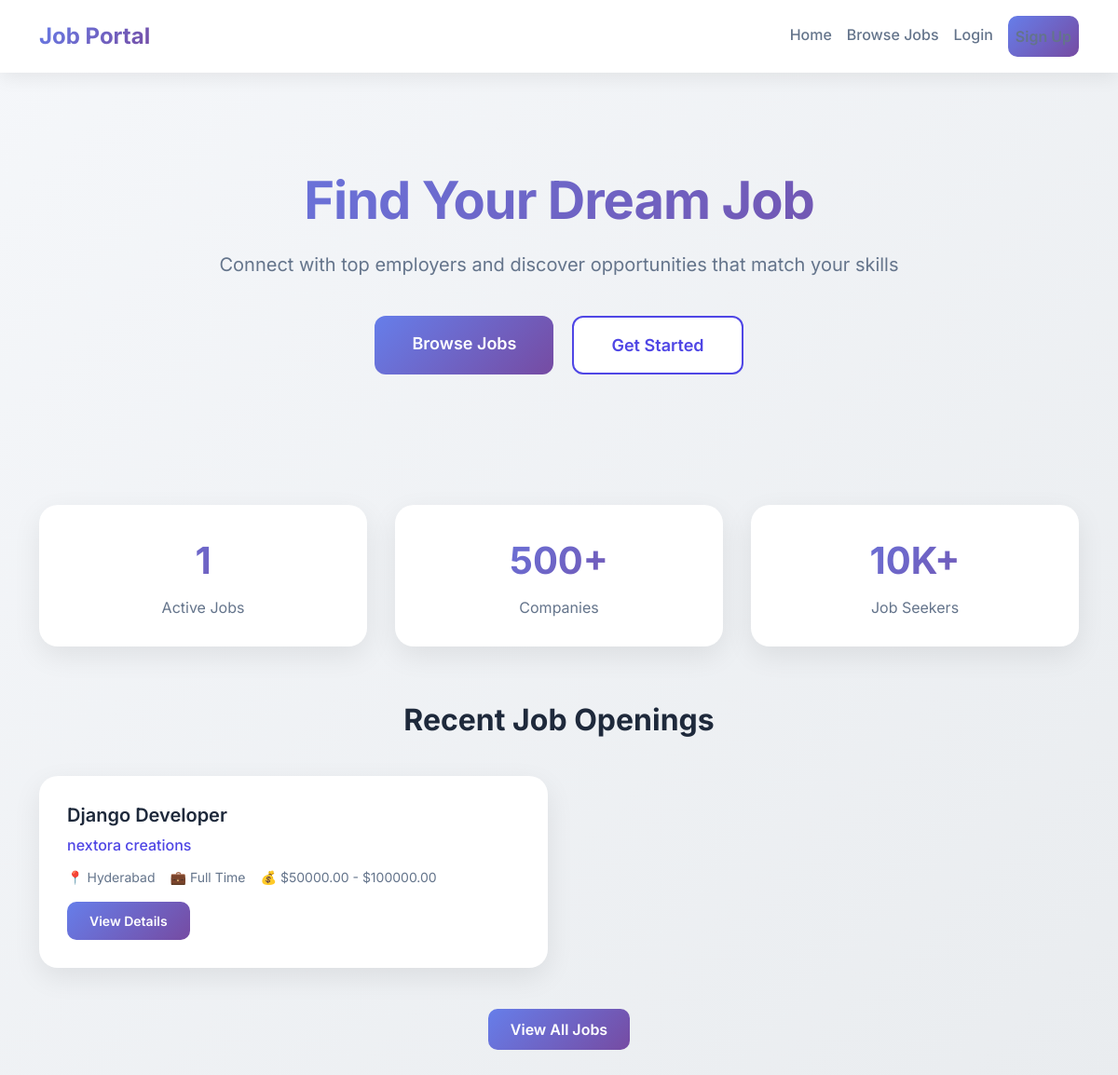
The page / on the database its author committed.
### jobs/models.py (models this page shows, shortened)
class Job(models.Model):
    JOB_TYPE_CHOICES = (
        ('full_time', 'Full Time'),
        ('part_time', 'Part Time'),
        ('contract', 'Contract'),
        ('internship', 'Internship'),
    )
    employer = models.ForeignKey(Employer, on_delete=models.CASCADE, related_name='jobs')
    title = models.CharField(max_length=200)
    description = models.TextField()
    requirements = models.TextField()
    location = models.CharField(max_length=200)
    job_type = models.CharField(max_length=20, choices=JOB_TYPE_CHOICES)
    salary_min = models.DecimalField(max_digits=10, decimal_places=2, null=True, blank=True)
    salary_max = models.DecimalField(max_digits=10, decimal_places=2, null=True, blank=True)
    posted_date = models.DateTimeField(default=timezone.now)
    deadline = models.DateField(null=True, blank=True)
    is_active = models.BooleanField(default=True)
    class Meta:
        ordering = ['-posted_date']

### accounts/models.py (models this page shows, shortened)
class Employer(models.Model):
    user = models.OneToOneField(User, on_delete=models.CASCADE, related_name='employer_profile')
    company_name = models.CharField(max_length=200)
    company_description = models.TextField(blank=True)
    website = models.URLField(blank=True)
    location = models.CharField(max_length=200)
    phone = models.CharField(max_length=20)
    logo = models.ImageField(upload_to='company_logos/', blank=True, null=True)

### jobs/views.py (the view)
# urls.py: path('', views.home, name='home'),
def home(request):
    recent_jobs = Job.objects.filter(is_active=True)[:6]
    total_jobs = Job.objects.filter(is_active=True).count()
    return render(request, 'home.html', {'recent_jobs': recent_jobs, 'total_jobs': total_jobs})

### templates/home.html (shortened to what this page needs)
{% extends 'base.html' %}
{% block content %}
<div class="hero-section">
    <h1>Find Your Dream Job</h1>
    <p>Connect with top employers and discover opportunities that match your skills</p>
    <div class="hero-buttons">
        <a href="{% url 'job_list' %}" class="hero-btn btn-gradient">Browse Jobs</a>
        {% if not user.is_authenticated %}
        <a href="{% url 'select_user_type' %}" class="hero-btn btn-outline">Get Started</a>
        {% endif %}
    </div>
</div>
<div class="stats-section">
    <div class="stat-card">
        <div class="stat-number">{{ total_jobs }}</div>
        <div class="stat-label">Active Jobs</div>
    </div>
    <div class="stat-card">
        <div class="stat-number">500+</div>
        <div class="stat-label">Companies</div>
    </div>
    <div class="stat-card">
        <div class="stat-number">10K+</div>
        <div class="stat-label">Job Seekers</div>
    </div>
</div>
{% if recent_jobs %}
<div class="jobs-section">
    <h2 class="section-title">Recent Job Openings</h2>
    <div class="row">
        {% for job in recent_jobs %}
        <div class="col-md-6">
            <div class="job-card">
                <h3 class="job-title">{{ job.title }}</h3>
                <div class="job-company">{{ job.employer.company_name }}</div>
                <div class="job-meta">
                    <span>📍 {{ job.location }}</span>
                    <span>💼 {{ job.get_job_type_display }}</span>
                    {% if job.salary_min %}
                    <span>💰 ${{ job.salary_min }} - ${{ job.salary_max }}</span>
                    {% endif %}
                </div>
                <a href="{% url 'job_detail' job.id %}" class="btn btn-primary btn-sm">View Details</a>
            </div>
        </div>
        {% endfor %}
    </div>
    <div class="text-center mt-4">
        <a href="{% url 'job_list' %}" class="btn btn-primary">View All Jobs</a>
    </div>
</div>
{% endif %}
{% endblock %}

### templates/base.html (style rules this page uses)
:root { --primary: #4f46e5; --primary-dark: #4338ca; --bg-gradient: linear-gradient(135deg, #667eea 0%, #764ba2 100%); --card-shadow: 0 20px 60px rgba(79, 70, 229, 0.15); }
* { margin: 0; padding: 0; box-sizing: border-box; }
body { font-family: 'Inter', sans-serif; background: linear-gradient(135deg, #f5f7fa 0%, #e9ecef 100%); min-height: 100vh; }
.btn-primary { background: var(--bg-gradient); border: none; padding: 10px 24px; font-weight: 600; border-radius: 10px; transition: all 0.3s ease; }

### templates/home.html (style rules this page uses)
.hero-section { text-align: center; padding: 80px 20px; animation: fadeInDown 0.8s ease; }
.hero-section h1 { font-size: 3.5rem; font-weight: 700; background: var(--bg-gradient); -webkit-background-clip: text; -webkit-text-fill-color: transparent; background-clip: text; margin-bottom: 20px; letter-spacing: -1px; }
.hero-section p { font-size: 1.25rem; color: #64748b; margin-bottom: 40px; }
.hero-buttons { display: flex; gap: 20px; justify-content: center; flex-wrap: wrap; }
.hero-btn { padding: 16px 40px; font-size: 1.125rem; font-weight: 600; border-radius: 12px; transition: all 0.3s ease; text-decoration: none; }
.btn-gradient { background: var(--bg-gradient); color: white; border: none; }
.btn-outline { background: white; color: var(--primary); border: 2px solid var(--primary); }
.stats-section { display: grid; grid-template-columns: repeat(auto-fit, minmax(200px, 1fr)); gap: 30px; margin: 60px 0; }
.stat-card { background: white; padding: 30px; border-radius: 20px; text-align: center; box-shadow: 0 10px 30px rgba(0, 0, 0, 0.08); }
.stat-number { font-size: 2.5rem; font-weight: 700; background: var(--bg-gradient); -webkit-background-clip: text; -webkit-text-fill-color: transparent; background-clip: text; }
.stat-label { font-size: 1rem; color: #64748b; margin-top: 8px; }
.jobs-section { margin: 60px 0; }
.section-title { font-size: 2rem; font-weight: 700; text-align: center; margin-bottom: 40px; color: #1e293b; }
.job-card { background: white; border-radius: 20px; padding: 30px; box-shadow: 0 10px 30px rgba(0, 0, 0, 0.08); transition: all 0.3s ease; margin-bottom: 20px; }
.job-title { font-size: 1.25rem; font-weight: 600; color: #1e293b; margin-bottom: 8px; }
.job-company { color: var(--primary); font-weight: 500; margin-bottom: 12px; }
.job-meta { display: flex; gap: 16px; flex-wrap: wrap; font-size: 0.875rem; color: #64748b; margin-bottom: 16px; }

### rows shown on the page
Job: title "Django Developer", employer.company_name "nextora creations", location "Hyderabad", job_type "Full Time", salary_min "50000.00", salary_max "100000.00"

### other values the page prints
{{ total_jobs }} "1"
